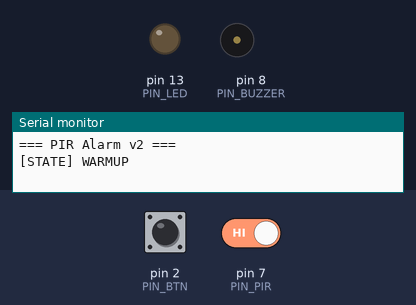
This sketch was run on a simulated Arduino Uno, built with avr-gcc and run on an emulated ATmega328P. Parts: output pins drawn as LEDs (lit = HIGH), buzzer (waves = sounding, pin HIGH), the last lines printed to the serial monitor. Dashed ring = blinking. Inputs (shaded band) come from the test bench; at power-on: pin 2 (PIN_BTN) HIGH, pin 7 (PIN_PIR) HIGH.

Above: at 1.2 s.
1.3 s: pin 2 (PIN_BTN) pulled LOW for 0.15 s
At 31.54 s:
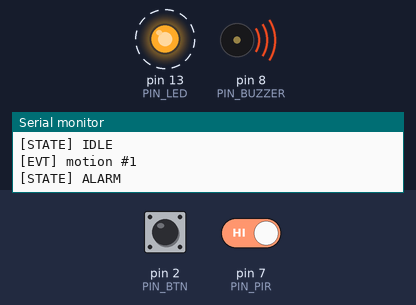
Timing chart, 0 to 32.8 s (numbered marks = the images above; inputs shaded):
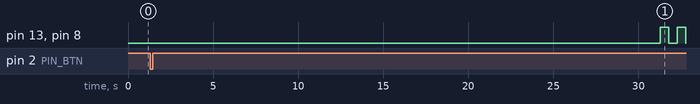

The sketch:

Arduino_cpp.ino
```cpp
#include <Arduino.h>

// ====== Pinos ======
constexpr uint8_t PIN_PIR     = 7;
constexpr uint8_t PIN_BUZZER  = 8;
constexpr uint8_t PIN_LED     = 13;
constexpr uint8_t PIN_BTN     = 2;
// ====== Parametros ======
constexpr unsigned long WARMUP_MS         = 30000UL;
constexpr unsigned long DEBOUNCE_MS       = 50;
constexpr uint8_t       CONFIRM_SAMPLES   = 3;
constexpr unsigned long HOLD_MS           = 3000UL;
constexpr unsigned long COOLDOWN_MS       = 2000UL;
constexpr unsigned long STUCK_THRESHOLD   = 120000UL;
constexpr unsigned long SILENCE_MS        = 30000UL;
constexpr unsigned long BEEP_PERIOD_MS    = 500;
constexpr unsigned long HEARTBEAT_MS      = 5000;


enum class State : uint8_t { WARMUP, IDLE, ALARM, COOLDOWN, FAULT, SILENCED };

struct Context {
  State    state            = State::WARMUP;
  unsigned long stateEnter  = 0;
  unsigned long lastMotion  = 0;
  unsigned long lastDebounce= 0;
  unsigned long lastBeep    = 0;
  unsigned long lastHeartbeat = 0;
  unsigned long highSince   = 0;
  unsigned long silenceUntil= 0;
  uint8_t  rawLast          = LOW;
  uint8_t  rawStable        = LOW;
  uint8_t  confirmCount     = 0;
  uint32_t eventCount       = 0;
  bool     beepPhase        = false;
} ctx;

// ====== Helpers ======
void transition(State next) {
  ctx.state = next;
  ctx.stateEnter = millis();
  ctx.beepPhase = false;
  digitalWrite(PIN_BUZZER, LOW);
  switch (next) {
    case State::WARMUP:   Serial.println(F("[STATE] WARMUP")); digitalWrite(PIN_LED, LOW); break;
    case State::IDLE:     Serial.println(F("[STATE] IDLE"));   digitalWrite(PIN_LED, LOW); break;
    case State::ALARM:    Serial.println(F("[STATE] ALARM"));  digitalWrite(PIN_LED, HIGH); break;
    case State::COOLDOWN: Serial.println(F("[STATE] COOLDOWN")); digitalWrite(PIN_LED, LOW); break;
    case State::FAULT:    Serial.println(F("[STATE] FAULT (sensor preso)")); break;
    case State::SILENCED: Serial.println(F("[STATE] SILENCED")); digitalWrite(PIN_LED, LOW); break;
  }
}

uint8_t readPirDebounced(unsigned long now) {
  uint8_t raw = digitalRead(PIN_PIR);
  if (raw != ctx.rawLast) {
    ctx.lastDebounce = now;
    ctx.rawLast = raw;
  }
  if ((now - ctx.lastDebounce) >= DEBOUNCE_MS && raw != ctx.rawStable) {
    ctx.rawStable = raw;
  }
  return ctx.rawStable;
}

bool confirmMotion(uint8_t stable) {
  if (stable == HIGH) {
    if (ctx.confirmCount < 255) ctx.confirmCount++;
  } else {
    ctx.confirmCount = 0;
  }
  return ctx.confirmCount >= CONFIRM_SAMPLES;
}

void handleBeep(unsigned long now) {
  if ((now - ctx.lastBeep) >= BEEP_PERIOD_MS) {
    ctx.lastBeep = now;
    ctx.beepPhase = !ctx.beepPhase;
    digitalWrite(PIN_BUZZER, ctx.beepPhase ? HIGH : LOW);
    digitalWrite(PIN_LED,    ctx.beepPhase ? HIGH : LOW);
  }
}

void checkStuckSensor(unsigned long now, uint8_t stable) {
  if (stable == HIGH) {
    if (ctx.highSince == 0) ctx.highSince = now;
    if ((now - ctx.highSince) >= STUCK_THRESHOLD && ctx.state != State::FAULT) {
      transition(State::FAULT);
    }
  } else {
    ctx.highSince = 0;
  }
}

bool buttonPressedEdge() {
  static uint8_t last = HIGH;
  static unsigned long lastChange = 0;
  uint8_t cur = digitalRead(PIN_BTN);
  unsigned long now = millis();
  if (cur != last && (now - lastChange) > 30) {
    lastChange = now;
    last = cur;
    if (cur == LOW) return true;
  }
  last = cur;
  return false;
}

void heartbeat(unsigned long now) {
  if ((now - ctx.lastHeartbeat) >= HEARTBEAT_MS) {
    ctx.lastHeartbeat = now;
    Serial.print(F("[HB] state="));
    Serial.print((uint8_t)ctx.state);
    Serial.print(F(" events="));
    Serial.print(ctx.eventCount);
    Serial.print(F(" uptime_s="));
    Serial.println(now / 1000UL);
  }
}

// ====== Setup ======
void setup() {
  pinMode(PIN_PIR, INPUT);
  pinMode(PIN_BUZZER, OUTPUT);
  pinMode(PIN_LED, OUTPUT);
  pinMode(PIN_BTN, INPUT_PULLUP);
  digitalWrite(PIN_BUZZER, LOW);
  digitalWrite(PIN_LED, LOW);

  Serial.begin(9600);
  while (!Serial && millis() < 2000) {}
  Serial.println(F("=== PIR Alarm v2 ==="));
  transition(State::WARMUP);
}


void loop() {
  unsigned long now = millis();
  uint8_t stable = readPirDebounced(now);
  heartbeat(now);
  checkStuckSensor(now, stable);

  if (buttonPressedEdge()) {
    if (ctx.state == State::FAULT) {
      ctx.highSince = 0;
      transition(State::IDLE);
    } else {
      ctx.silenceUntil = now + SILENCE_MS;
      transition(State::SILENCED);
    }
  }

  switch (ctx.state) {
    case State::WARMUP:
      if ((now - ctx.stateEnter) >= WARMUP_MS) {
        transition(State::IDLE);
      }
      break;

    case State::IDLE:
      if (confirmMotion(stable)) {
        ctx.eventCount++;
        ctx.lastMotion = now;
        Serial.print(F("[EVT] motion #"));
        Serial.println(ctx.eventCount);
        transition(State::ALARM);
      }
      break;

    case State::ALARM:
      if (stable == HIGH) ctx.lastMotion = now;
      handleBeep(now);
      if ((now - ctx.lastMotion) >= HOLD_MS) {
        transition(State::COOLDOWN);
      }
      break;

    case State::COOLDOWN:
      if ((now - ctx.stateEnter) >= COOLDOWN_MS) {
        ctx.confirmCount = 0;
        transition(State::IDLE);
      }
      break;

    case State::SILENCED:
      if (now >= ctx.silenceUntil) {
        transition(State::IDLE);
      }
      break;

    case State::FAULT:
      // pisca lento p/ sinalizar falha
      if ((now - ctx.lastBeep) >= 1000) {
        ctx.lastBeep = now;
        ctx.beepPhase = !ctx.beepPhase;
        digitalWrite(PIN_LED, ctx.beepPhase ? HIGH : LOW);
      }
      break;
  }
}
```
